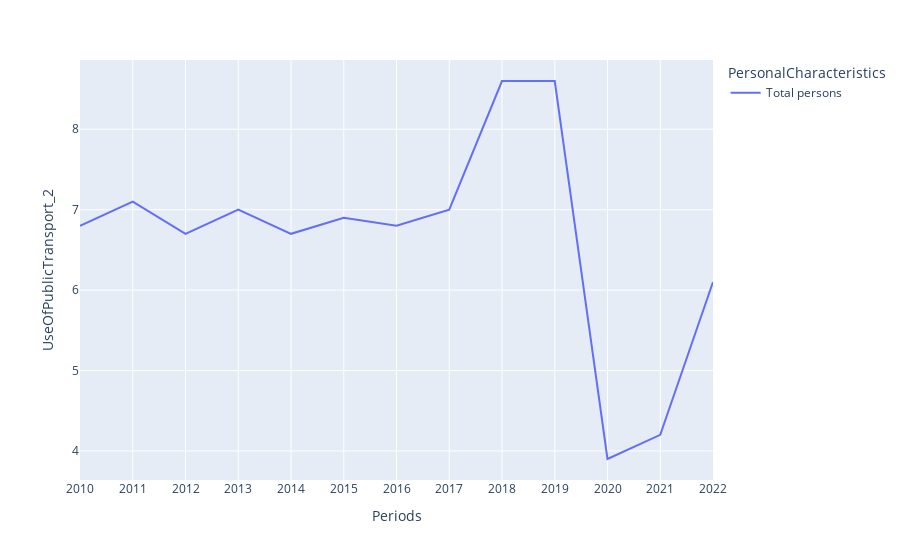

This figure's notebook cell:
### Markdown cell above
# Trend

### Code cell
mask = df_sorted['PersonalCharacteristics'].str.startswith('Total persons');
df_total = df_sorted[mask];
fig = px.line(df_total, y='UseOfPublicTransport_2', x='Periods', color='PersonalCharacteristics')
fig.show()

### Figure 1 — Plotly figure (JSON) as saved in the notebook; plotly's stock layout.template omitted (floating-point values rounded to 4 significant figures)
{"data": [{"hovertemplate": "PersonalCharacteristics=Total persons<br>Periods=%{x}<br>UseOfPublicTransport_2=%{y}<extra></extra>", "legendgroup": "Total persons", "line": {"color": "#636efa", "dash": "solid"}, "marker": {"symbol": "circle"}, "mode": "lines", "name": "Total persons", "orientation": "v", "showlegend": true, "type": "scatter", "x": ["2010", "2011", "2012", "2013", "2014", "2015", "2016", "2017", "2018", "2019", "2020", "2021", "2022"], "xaxis": "x", "y": [6.8, 7.1, 6.7, 7, 6.7, 6.9, 6.8, 7, 8.6, 8.6, 3.9, 4.2, 6.1], "yaxis": "y"}], "layout": {"autosize": true, "legend": {"title": {"text": "PersonalCharacteristics"}, "tracegroupgap": 0}, "margin": {"t": 60}, "xaxis": {"anchor": "y", "autorange": true, "domain": [0, 1], "range": [0, 12], "title": {"text": "Periods"}, "type": "category"}, "yaxis": {"anchor": "x", "autorange": true, "domain": [0, 1], "range": [3.639, 8.861], "title": {"text": "UseOfPublicTransport_2"}, "type": "linear"}}}
